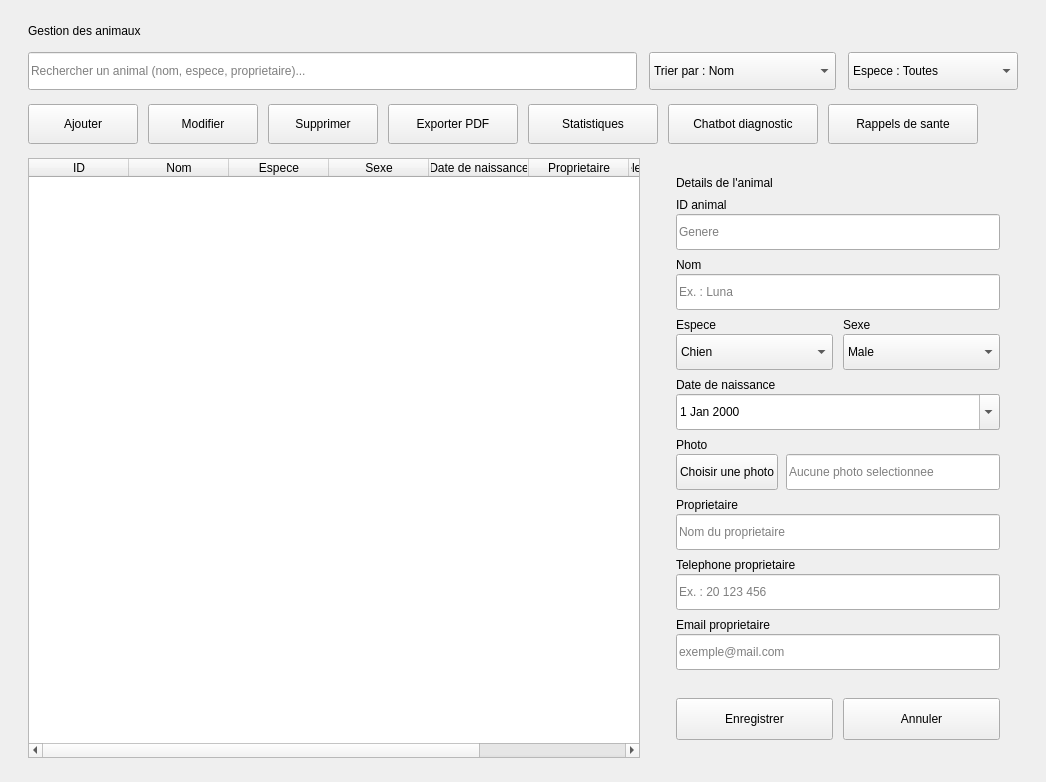
      <widget class="QWidget" name="page_animaux">
       <layout class="QVBoxLayout" name="verticalLayoutAnimauxRoot">
        <property name="spacing">
         <number>14</number>
        </property>
        <property name="leftMargin">
         <number>28</number>
        </property>
        <property name="topMargin">
         <number>24</number>
        </property>
        <property name="rightMargin">
         <number>28</number>
        </property>
        <property name="bottomMargin">
         <number>24</number>
        </property>
        <item>
         <widget class="QLabel" name="labelTitrePageAnimal">
          <property name="text">
           <string>Gestion des animaux</string>
          </property>
         </widget>
        </item>
        <item>
         <layout class="QHBoxLayout" name="horizontalLayoutFiltresAnimal">
          <property name="spacing">
           <number>12</number>
          </property>
          <item>
           <widget class="QLineEdit" name="lineEditRechercheAnimal">
            <property name="minimumSize">
             <size>
              <width>0</width>
              <height>38</height>
             </size>
            </property>
            <property name="placeholderText">
             <string>Rechercher un animal (nom, espece, proprietaire)...</string>
            </property>
           </widget>
          </item>
          <item>
           <widget class="QComboBox" name="comboBoxTriAnimal">
            <property name="minimumSize">
             <size>
              <width>170</width>
              <height>38</height>
             </size>
            </property>
            <item>
             <property name="text">
              <string>Trier par : Nom</string>
             </property>
            </item>
            <item>
             <property name="text">
              <string>Trier par : Espece</string>
             </property>
            </item>
            <item>
             <property name="text">
              <string>Trier par : Date de naissance</string>
             </property>
            </item>
            <item>
             <property name="text">
              <string>Trier par : Proprietaire</string>
             </property>
            </item>
           </widget>
          </item>
          <item>
           <widget class="QComboBox" name="comboBoxFiltreEspece">
            <property name="minimumSize">
             <size>
              <width>170</width>
              <height>38</height>
             </size>
            </property>
            <item>
             <property name="text">
              <string>Espece : Toutes</string>
             </property>
            </item>
            <item>
             <property name="text">
              <string>Chien</string>
             </property>
            </item>
            <item>
             <property name="text">
              <string>Chat</string>
             </property>
            </item>
            <item>
             <property name="text">
              <string>Oiseau</string>
             </property>
            </item>
            <item>
             <property name="text">
              <string>Lapin</string>
             </property>
            </item>
            <item>
             <property name="text">
              <string>Autre</string>
             </property>
            </item>
           </widget>
          </item>
         </layout>
        </item>
        <item>
         <layout class="QHBoxLayout" name="horizontalLayoutBoutonsAnimal">
          <property name="spacing">
           <number>10</number>
          </property>
          <item>
           <widget class="QPushButton" name="pushButtonAjouterAnimal">
            <property name="minimumSize">
             <size>
              <width>110</width>
              <height>40</height>
             </size>
            </property>
            <property name="cursor">
             <cursorShape>PointingHandCursor</cursorShape>
            </property>
            <property name="text">
             <string>Ajouter</string>
            </property>
           </widget>
          </item>
          <item>
           <widget class="QPushButton" name="pushButtonModifierAnimal">
            <property name="minimumSize">
             <size>
              <width>110</width>
              <height>40</height>
             </size>
            </property>
            <property name="cursor">
             <cursorShape>PointingHandCursor</cursorShape>
            </property>
            <property name="text">
             <string>Modifier</string>
            </property>
           </widget>
          </item>
          <item>
           <widget class="QPushButton" name="pushButtonSupprimerAnimal">
            <property name="minimumSize">
             <size>
              <width>110</width>
              <height>40</height>
             </size>
            </property>
            <property name="cursor">
             <cursorShape>PointingHandCursor</cursorShape>
            </property>
            <property name="text">
             <string>Supprimer</string>
            </property>
           </widget>
          </item>
          <item>
           <widget class="QPushButton" name="pushButtonExporterPdfAnimal">
            <property name="minimumSize">
             <size>
              <width>130</width>
              <height>40</height>
             </size>
            </property>
            <property name="cursor">
             <cursorShape>PointingHandCursor</cursorShape>
            </property>
            <property name="text">
             <string>Exporter PDF</string>
            </property>
           </widget>
          </item>
          <item>
           <widget class="QPushButton" name="pushButtonStatistiquesAnimal">
            <property name="minimumSize">
             <size>
              <width>130</width>
              <height>40</height>
             </size>
            </property>
            <property name="cursor">
             <cursorShape>PointingHandCursor</cursorShape>
            </property>
            <property name="text">
             <string>Statistiques</string>
            </property>
           </widget>
          </item>
          <item>
           <widget class="QPushButton" name="pushButtonChatbotAnimal">
            <property name="minimumSize">
             <size>
              <width>150</width>
              <height>40</height>
             </size>
            </property>
            <property name="cursor">
             <cursorShape>PointingHandCursor</cursorShape>
            </property>
            <property name="text">
             <string>Chatbot diagnostic</string>
            </property>
           </widget>
          </item>
          <item>
           <widget class="QPushButton" name="pushButtonRappelsSanteAnimal">
            <property name="minimumSize">
             <size>
              <width>150</width>
              <height>40</height>
             </size>
            </property>
            <property name="cursor">
             <cursorShape>PointingHandCursor</cursorShape>
            </property>
            <property name="text">
             <string>Rappels de sante</string>
            </property>
           </widget>
          </item>
          <item>
           <spacer name="spacerBoutonsAnimal">
            <property name="orientation">
             <enum>Qt::Horizontal</enum>
            </property>
            <property name="sizeHint" stdset="0">
             <size>
              <width>40</width>
              <height>20</height>
             </size>
            </property>
           </spacer>
          </item>
         </layout>
        </item>
        <item>
         <layout class="QHBoxLayout" name="horizontalLayoutContenuAnimal">
          <property name="spacing">
           <number>18</number>
          </property>
          <item>
           <widget class="QTableWidget" name="tableWidgetAnimaux">
            <property name="editTriggers">
             <set>QAbstractItemView::NoEditTriggers</set>
            </property>
            <property name="alternatingRowColors">
             <bool>true</bool>
            </property>
            <property name="selectionMode">
             <enum>QAbstractItemView::SingleSelection</enum>
            </property>
            <property name="selectionBehavior">
             <enum>QAbstractItemView::SelectRows</enum>
            </property>
            <property name="showGrid">
             <bool>true</bool>
            </property>
            <property name="sortingEnabled">
             <bool>false</bool>
            </property>
            <attribute name="horizontalHeaderStretchLastSection">
             <bool>true</bool>
            </attribute>
            <attribute name="verticalHeaderVisible">
             <bool>false</bool>
            </attribute>
            <column>
             <property name="text">
              <string>ID</string>
             </property>
            </column>
            <column>
             <property name="text">
              <string>Nom</string>
             </property>
            </column>
            <column>
             <property name="text">
              <string>Espece</string>
             </property>
            </column>
            <column>
             <property name="text">
              <string>Sexe</string>
             </property>
            </column>
            <column>
             <property name="text">
              <string>Date de naissance</string>
             </property>
            </column>
            <column>
             <property name="text">
              <string>Proprietaire</string>
             </property>
            </column>
            <column>
             <property name="text">
              <string>Telephone proprietaire</string>
             </property>
            </column>
            <column>
             <property name="text">
              <string>Suivi sante</string>
             </property>
            </column>
           </widget>
          </item>
          <item>
           <widget class="QFrame" name="frameDetailAnimal">
            <property name="minimumSize">
             <size>
              <width>340</width>
              <height>0</height>
             </size>
            </property>
            <property name="maximumSize">
             <size>
              <width>360</width>
              <height>16777215</height>
             </size>
            </property>
            <layout class="QVBoxLayout" name="verticalLayoutDetailAnimal">
             <property name="spacing">
              <number>8</number>
             </property>
             <property name="leftMargin">
              <number>18</number>
             </property>
             <property name="topMargin">
              <number>18</number>
             </property>
             <property name="rightMargin">
              <number>18</number>
             </property>
             <property name="bottomMargin">
              <number>18</number>
             </property>
             <item>
              <widget class="QLabel" name="labelDetailTitreAnimal">
               <property name="text">
                <string>Details de l'animal</string>
               </property>
              </widget>
             </item>
             <item>
              <layout class="QVBoxLayout" name="verticalLayoutIdAnimal">
               <property name="spacing">
                <number>2</number>
               </property>
               <item>
                <widget class="QLabel" name="labelChampIdAnimal">
                 <property name="text">
                  <string>ID animal</string>
                 </property>
                </widget>
               </item>
               <item>
                <widget class="QLineEdit" name="lineEditIdAnimal">
                 <property name="minimumSize">
                  <size>
                   <width>0</width>
                   <height>36</height>
                  </size>
                 </property>
                 <property name="readOnly">
                  <bool>true</bool>
                 </property>
                 <property name="placeholderText">
                  <string>Genere</string>
                 </property>
                </widget>
               </item>
              </layout>
             </item>
             <item>
              <layout class="QVBoxLayout" name="verticalLayoutNomAnimal">
               <property name="spacing">
                <number>2</number>
               </property>
               <item>
                <widget class="QLabel" name="labelChampNomAnimal">
                 <property name="text">
                  <string>Nom</string>
                 </property>
                </widget>
               </item>
               <item>
                <widget class="QLineEdit" name="lineEditNomAnimal">
                 <property name="minimumSize">
                  <size>
                   <width>0</width>
                   <height>36</height>
                  </size>
                 </property>
                 <property name="placeholderText">
                  <string>Ex. : Luna</string>
                 </property>
                </widget>
               </item>
              </layout>
             </item>
             <item>
              <layout class="QHBoxLayout" name="horizontalLayoutEspeceSexeAnimal">
               <property name="spacing">
                <number>10</number>
               </property>
               <item>
                <layout class="QVBoxLayout" name="verticalLayoutEspeceAnimal">
                 <property name="spacing">
                  <number>2</number>
                 </property>
                 <item>
                  <widget class="QLabel" name="labelChampEspeceAnimal">
                   <property name="text">
                    <string>Espece</string>
                   </property>
                  </widget>
                 </item>
                 <item>
                  <widget class="QComboBox" name="comboBoxEspeceAnimal">
                   <property name="minimumSize">
                    <size>
                     <width>0</width>
                     <height>36</height>
                    </size>
                   </property>
                   <item>
                    <property name="text">
                     <string>Chien</string>
                    </property>
                   </item>
                   <item>
                    <property name="text">
                     <string>Chat</string>
                    </property>
                   </item>
                   <item>
                    <property name="text">
                     <string>Oiseau</string>
                    </property>
                   </item>
                   <item>
                    <property name="text">
                     <string>Lapin</string>
                    </property>
                   </item>
                   <item>
                    <property name="text">
                     <string>Autre</string>
                    </property>
                   </item>
                  </widget>
                 </item>
                </layout>
               </item>
               <item>
                <layout class="QVBoxLayout" name="verticalLayoutSexeAnimal">
                 <property name="spacing">
                  <number>2</number>
                 </property>
                 <item>
                  <widget class="QLabel" name="labelChampSexeAnimal">
                   <property name="text">
                    <string>Sexe</string>
                   </property>
                  </widget>
                 </item>
                 <item>
                  <widget class="QComboBox" name="comboBoxSexeAnimal">
                   <property name="minimumSize">
                    <size>
                     <width>0</width>
                     <height>36</height>
                    </size>
                   </property>
                   <item>
                    <property name="text">
                     <string>Male</string>
                    </property>
                   </item>
                   <item>
                    <property name="text">
                     <string>Femelle</string>
                    </property>
                   </item>
                  </widget>
                 </item>
                </layout>
               </item>
              </layout>
             </item>
             <item>
              <layout class="QVBoxLayout" name="verticalLayoutNaissanceAnimal">
               <property name="spacing">
                <number>2</number>
               </property>
               <item>
                <widget class="QLabel" name="labelChampNaissanceAnimal">
                 <property name="text">
                  <string>Date de naissance</string>
                 </property>
                </widget>
               </item>
               <item>
                <widget class="QDateEdit" name="dateEditNaissanceAnimal">
                 <property name="minimumSize">
                  <size>
                   <width>0</width>
                   <height>36</height>
                  </size>
                 </property>
                 <property name="calendarPopup">
                  <bool>true</bool>
                 </property>
                </widget>
               </item>
              </layout>
             </item>
             <item>
              <layout class="QVBoxLayout" name="verticalLayoutPhotoFieldAnimal">
               <property name="spacing">
                <number>2</number>
               </property>
               <item>
                <widget class="QLabel" name="labelChampPhotoAnimal">
                 <property name="text">
                  <string>Photo</string>
                 </property>
                </widget>
               </item>
               <item>
                <layout class="QHBoxLayout" name="horizontalLayoutPhotoAnimal">
                 <property name="spacing">
                  <number>8</number>
                 </property>
                 <item>
                  <widget class="QPushButton" name="pushButtonChoisirPhotoAnimal">
                   <property name="minimumSize">
                    <size>
                     <width>0</width>
                     <height>36</height>
                    </size>
                   </property>
                   <property name="cursor">
                    <cursorShape>PointingHandCursor</cursorShape>
                   </property>
                   <property name="text">
                    <string>Choisir une photo</string>
                   </property>
                  </widget>
                 </item>
                 <item>
                  <widget class="QLineEdit" name="lineEditPhotoAnimal">
                   <property name="minimumSize">
                    <size>
                     <width>0</width>
                     <height>36</height>
                    </size>
                   </property>
                   <property name="readOnly">
                    <bool>true</bool>
                   </property>
                   <property name="placeholderText">
                    <string>Aucune photo selectionnee</string>
                   </property>
                  </widget>
                 </item>
                </layout>
               </item>
              </layout>
             </item>
             <item>
              <layout class="QVBoxLayout" name="verticalLayoutProprietaireAnimal">
               <property name="spacing">
                <number>2</number>
               </property>
               <item>
                <widget class="QLabel" name="labelChampProprietaireAnimal">
                 <property name="text">
                  <string>Proprietaire</string>
                 </property>
                </widget>
               </item>
               <item>
                <widget class="QLineEdit" name="lineEditProprietaireAnimal">
                 <property name="minimumSize">
                  <size>
                   <width>0</width>
                   <height>36</height>
                  </size>
                 </property>
                 <property name="placeholderText">
                  <string>Nom du proprietaire</string>
                 </property>
                </widget>
               </item>
              </layout>
             </item>
             <item>
              <layout class="QVBoxLayout" name="verticalLayoutTelProprietaireAnimal">
               <property name="spacing">
                <number>2</number>
               </property>
               <item>
                <widget class="QLabel" name="labelChampTelProprietaireAnimal">
                 <property name="text">
                  <string>Telephone proprietaire</string>
                 </property>
                </widget>
               </item>
               <item>
                <widget class="QLineEdit" name="lineEditTelephoneProprietaireAnimal">
                 <property name="minimumSize">
                  <size>
                   <width>0</width>
                   <height>36</height>
                  </size>
                 </property>
                 <property name="placeholderText">
                  <string>Ex. : 20 123 456</string>
                 </property>
                </widget>
               </item>
              </layout>
             </item>
             <item>
              <layout class="QVBoxLayout" name="verticalLayoutEmailProprietaireAnimal">
               <property name="spacing">
                <number>2</number>
               </property>
               <item>
                <widget class="QLabel" name="labelChampEmailProprietaireAnimal">
                 <property name="text">
                  <string>Email proprietaire</string>
                 </property>
                </widget>
               </item>
               <item>
                <widget class="QLineEdit" name="lineEditEmailProprietaireAnimal">
                 <property name="minimumSize">
                  <size>
                   <width>0</width>
                   <height>36</height>
                  </size>
                 </property>
                 <property name="placeholderText">
                  <string>exemple@mail.com</string>
                 </property>
                </widget>
               </item>
              </layout>
             </item>
             <item>
              <spacer name="spacerDetailAnimal">
               <property name="orientation">
                <enum>Qt::Vertical</enum>
               </property>
               <property name="sizeHint" stdset="0">
                <size>
                 <width>40</width>
                 <height>20</height>
                </size>
               </property>
              </spacer>
             </item>
             <item>
              <layout class="QHBoxLayout" name="horizontalLayoutActionsAnimal">
               <property name="spacing">
                <number>10</number>
               </property>
               <item>
                <widget class="QPushButton" name="pushButtonEnregistrerAnimal">
                 <property name="minimumSize">
                  <size>
                   <width>0</width>
                   <height>42</height>
                  </size>
                 </property>
                 <property name="cursor">
                  <cursorShape>PointingHandCursor</cursorShape>
                 </property>
                 <property name="text">
                  <string>Enregistrer</string>
                 </property>
                </widget>
               </item>
               <item>
                <widget class="QPushButton" name="pushButtonAnnulerAnimal">
                 <property name="minimumSize">
                  <size>
                   <width>0</width>
                   <height>42</height>
                  </size>
                 </property>
                 <property name="cursor">
                  <cursorShape>PointingHandCursor</cursorShape>
                 </property>
                 <property name="text">
                  <string>Annuler</string>
                 </property>
                </widget>
               </item>
              </layout>
             </item>
            </layout>
           </widget>
          </item>
         </layout>
        </item>
       </layout>
      </widget>
